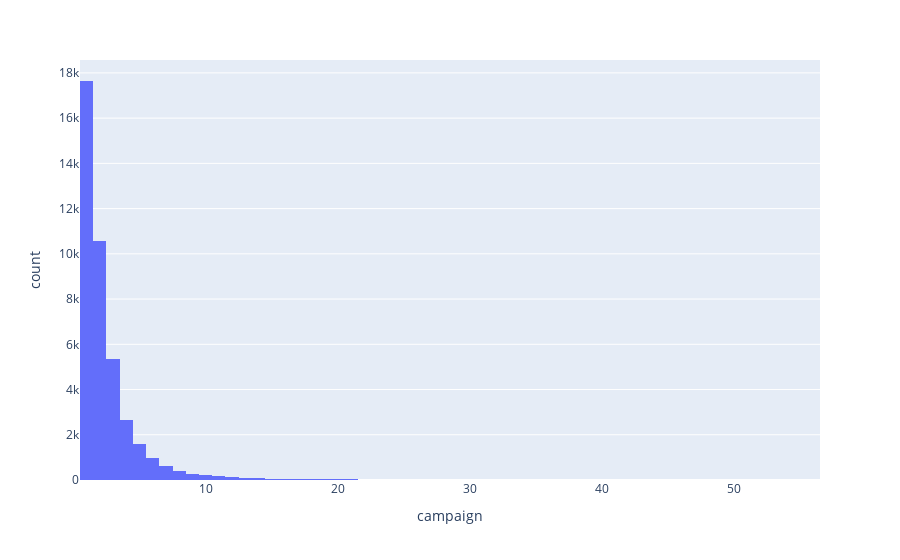

Notebook code for this chart:
### Markdown cell above
la columna campaña nos indica cuantas veces se ha contactado con el cliente durante la campaña.
Queremos saber cuanta cantidad de llamadas se han realizado a cada segmento de edad y de trabajo.
Con el objetivo de ver si hay déficit o si se puede aprovechar mas en algun sector.

### Code cell
px.histogram(df_copy,x='campaign',nbins=100)

### Figure 1 — Plotly figure (JSON) as saved in the notebook; plotly's stock layout.template omitted (floating-point values rounded to 4 significant figures; data arrays with more than 128 entries replaced by an {"elided": "..."} marker saying what was removed)
{"data": [{"bingroup": "x", "hovertemplate": "campaign=%{x}<br>count=%{y}<extra></extra>", "legendgroup": "", "marker": {"color": "#636efa", "pattern": {"shape": ""}}, "name": "", "nbinsx": 100, "orientation": "v", "showlegend": false, "type": "histogram", "x": {"elided": "41188 int values"}, "xaxis": "x", "yaxis": "y"}], "layout": {"barmode": "relative", "legend": {"tracegroupgap": 0}, "margin": {"t": 60}, "xaxis": {"anchor": "y", "domain": [0, 1], "title": {"text": "campaign"}}, "yaxis": {"anchor": "x", "domain": [0, 1], "title": {"text": "count"}}}}
